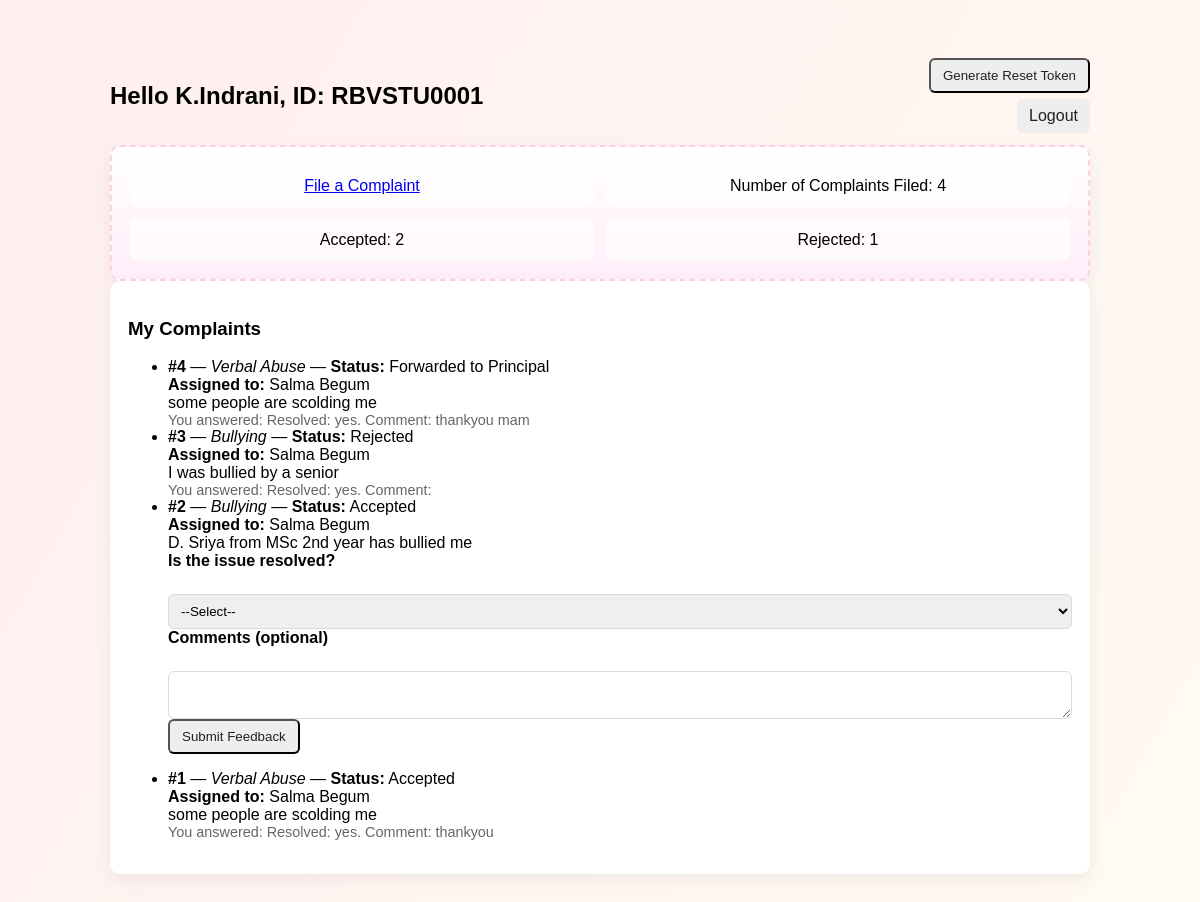
Page /student_dashboard (signed in) on the earlier database version.
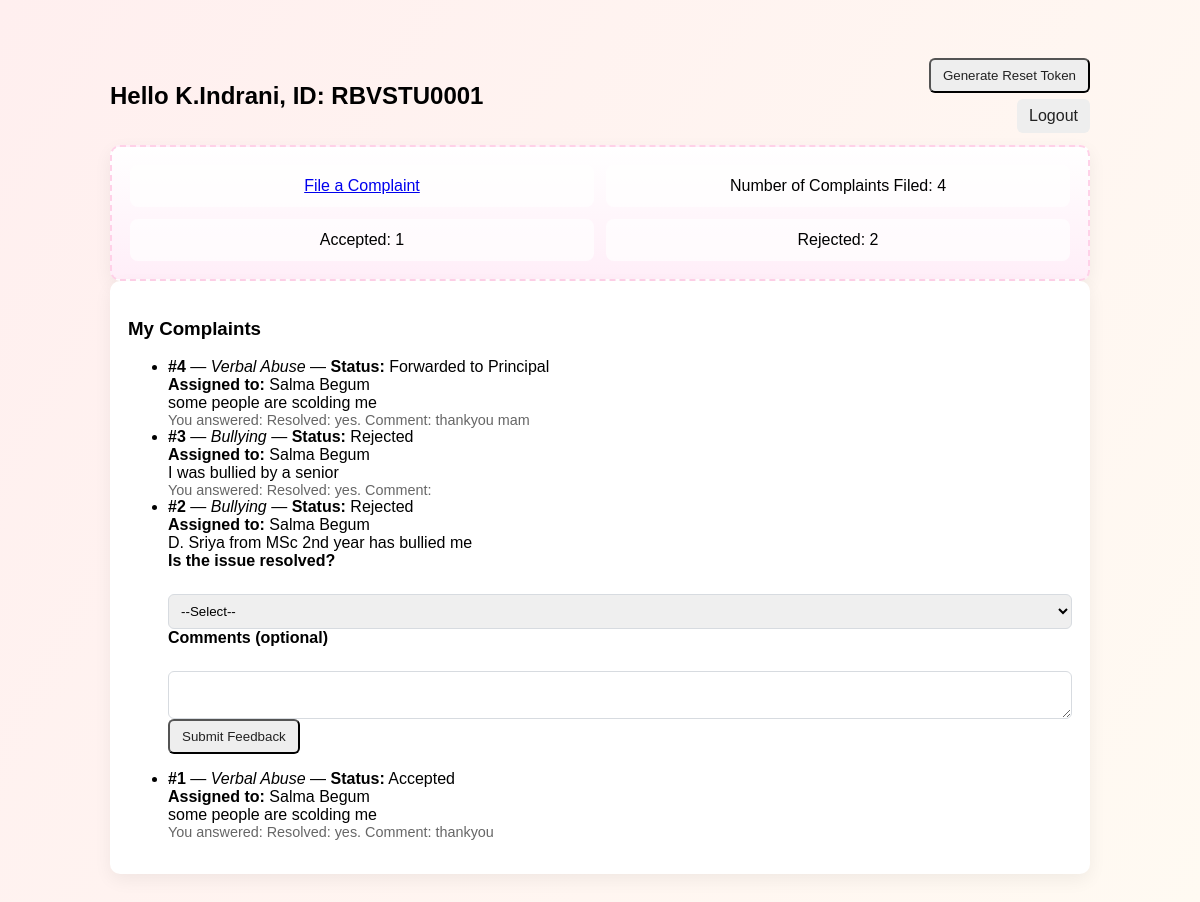
Same page on the later database version.
### tables this page shows
CREATE TABLE students (
    id INTEGER PRIMARY KEY AUTOINCREMENT,
    name TEXT NOT NULL,
    unique_code TEXT NOT NULL UNIQUE,
    mentor_id INTEGER,
    roll_no TEXT,
    extra TEXT,
    created_at DATETIME DEFAULT CURRENT_TIMESTAMP,
    FOREIGN KEY (mentor_id) REFERENCES teachers(id)
);

CREATE TABLE complaints (
    id INTEGER PRIMARY KEY AUTOINCREMENT,
    student_id INTEGER NOT NULL,
    teacher_id INTEGER NOT NULL,
    category TEXT,
    description TEXT,
    attachment TEXT,
    status TEXT DEFAULT 'Pending',
    reason TEXT,
    created_at DATETIME DEFAULT CURRENT_TIMESTAMP,
    FOREIGN KEY (student_id) REFERENCES students(id),
    FOREIGN KEY (teacher_id) REFERENCES teachers(id)
);

CREATE TABLE teachers (
    id INTEGER PRIMARY KEY AUTOINCREMENT,
    name TEXT NOT NULL,
    teacher_code TEXT NOT NULL UNIQUE,
    performance_accepted INTEGER DEFAULT 0,
    performance_rejected INTEGER DEFAULT 0,
    created_at DATETIME DEFAULT CURRENT_TIMESTAMP
);

CREATE TABLE feedback (
    id INTEGER PRIMARY KEY AUTOINCREMENT,
    complaint_id INTEGER NOT NULL,
    student_feedback TEXT,
    created_at DATETIME DEFAULT CURRENT_TIMESTAMP,
    FOREIGN KEY (complaint_id) REFERENCES complaints(id)
);

### app.py (the view)
    def wrapper(*args, **kwargs):
        if not is_logged_in():
            flash('You must be logged in', 'danger')
            return redirect(url_for('index'))
        return f(*args, **kwargs)

### app.py (called while the page is built)
def get_db():
    conn = sqlite3.connect(DB_PATH)
    conn.row_factory = sqlite3.Row
    return conn

def is_logged_in():
    return 'user_id' in session

def require_login(f):
    def wrapper(*args, **kwargs):
        if not is_logged_in():
            flash('You must be logged in', 'danger')
            return redirect(url_for('index'))
        return f(*args, **kwargs)
    wrapper.__name__ = f.__name__
    return wrapper

### templates/student_dashboard.html (shortened to what this page needs)
﻿<!doctype html>
<html>
<head>
  <link rel="stylesheet" href="/static/css/common.css">
  <link rel="stylesheet" href="/static/css/student.css">
</head>
<body class="student-bg">
  <div class="container">
    <header>
      <div style="display:flex; align-items:center; gap:18px; width:100%; justify-content:space-between;">
        <div>
          <h2>Hello {{ student['name'] }}, ID: {{ student['unique_code'] }}</h2>
        </div>
        <div style="text-align:right">
          {% if reset_token %}
            <div style="font-family:monospace; background:#f7f7f7; padding:6px 10px; border-radius:6px; display:inline-block; margin-right:8px">Token: {{ reset_token }}</div>
            <div class="muted" style="display:block; font-size:0.85rem">Expires: {{ reset_expires }}</div>
          {% else %}
            <form method="post" action="/generate_token" style="display:inline">
              <button class="btn" type="submit">Generate Reset Token</button>
            </form>
          {% endif %}
          <div style="margin-top:6px"><a href="/logout" class="btn">Logout</a></div>
        </div>
      </div>
    </header>
    <main>
      <section class="bunny-panel card">
        <div class="panel-grid">
          <div class="panel-item"><a href="/complaint/new">File a Complaint</a></div>
          <div class="panel-item" id="total-count">Number of Complaints Filed: {{ total }}</div>
          <div class="panel-item" id="accepted-count">Accepted: {{ accepted }}</div>
          <div class="panel-item" id="rejected-count">Rejected: {{ rejected }}</div>
        </div>
      </section>
      <section class="card">
        <h3>My Complaints</h3>
        {% if complaints %}
          <ul class="complaint-list">
          {% for c in complaints %}
            <li class="complaint-item">
              <strong>#{{ c['id'] }}</strong> — <em>{{ c['category'] }}</em> — <strong>Status:</strong> {{ c['status'] }}<br>
              <strong>Assigned to:</strong> {{ c['teacher_name'] or 'Unassigned' }}<br>
              <div>{{ c['description'] }}</div>
              {% set fb = feedback_map.get(c['id']) %}
              {% if fb %}
                <div class="muted">You answered: {{ fb['student_feedback'] }}</div>
              {% else %}
                {% if c['status'] != 'Pending' %}
                  <form method="post" action="/complaint/feedback" class="small-form">
                    <label>Is the issue resolved?</label><br>
                    <select name="resolved" required>
                      <option value="">--Select--</option>
                    </select><br>
                    <label>Comments (optional)</label><br>
                    <textarea name="comment" rows="2" style="width:100%"></textarea><br>
                    <button type="submit" class="btn">Submit Feedback</button>
                  </form>
                {% else %}
                  <div class="muted">Please wait for the teacher/principal to review your complaint.</div>
                {% endif %}
              {% endif %}
            </li>
          {% endfor %}
          </ul>
        {% else %}
          <div>No complaints filed yet.</div>
        {% endif %}
      </section>
    </main>
  </div>
</body>
</html>

### static/css/common.css (style rules this page uses)
.container { max-width:980px; margin:20px auto; }
.card { background:white; padding:18px; border-radius:10px; box-shadow:0 6px 18px rgba(0,0,0,0.06); }
header { display:flex; align-items:center; justify-content:space-between; gap:20px; margin-bottom:12px }
label { display:block; font-weight:600; margin-bottom:6px }
input[type=text], input[type=password], input[type=email], input[type=date], textarea, select { width:100%; padding:8px; border-radius:6px; border:1px solid #d7dbe0 }
.btn { display:inline-block; background:#eee; padding:8px 12px; border-radius:6px; text-decoration:none; color:#222 }
.muted { color:#666; font-size:0.9rem }

### static/css/student.css (style rules this page uses)
.bunny-panel { background: linear-gradient(180deg,#fff,#ffeef8); border:2px dashed #ffd1e8 }
.panel-grid { display:grid; grid-template-columns:repeat(2,1fr); gap:12px }
.panel-item { padding:12px; border-radius:8px; background:rgba(255,255,255,0.7); text-align:center }

### templates/student_dashboard.html (style rules this page uses)
.panel-item { transition: transform 0.3s, box-shadow 0.3s; cursor: pointer; }

Differences in the rows shown:
changed complaints "D. Sriya from MSc 2nd year has bullied me": status "Accepted" → "Rejected"
Other differences:
text written by a page script: "Accepted: 2" → "Accepted: 1"
text written by a page script: "Rejected: 1" → "Rejected: 2"
